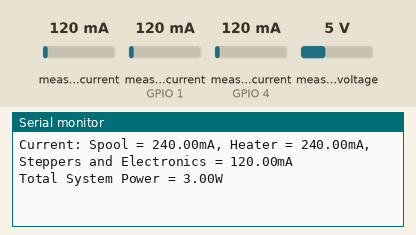
Bench run of a sketch on a simulated ESP32. On the bench: the last lines printed to the serial monitor. The test bench sets the inputs (shaded band); at power-on: measured current 120 mA, measured current (sensors on GPIO 1, GPIO 4) 120 mA, measured voltage 5 V.

Above: at 3.2 s.
3.3 s: measured current (sensor 0) set to 40 mA
At 4.6 s:
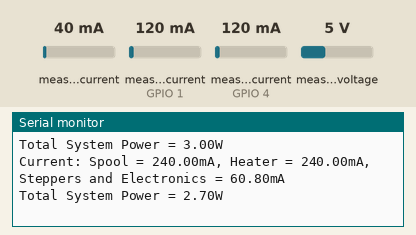
4.8 s: measured current (sensor on GPIO 1) set to 40 mA
At 5.8 s:
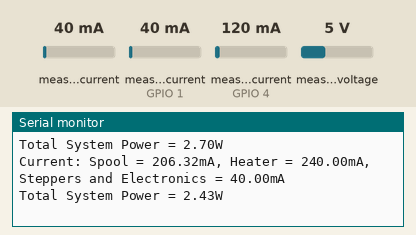
6.3 s: measured current (sensor on GPIO 4) set to 40 mA
At 7.6 s:
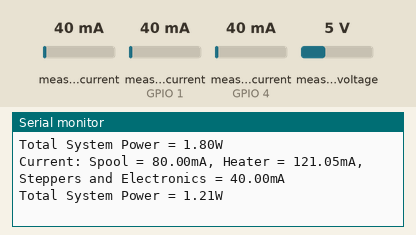
7.8 s: measured voltage set to 0.3 V
At 8.8 s:
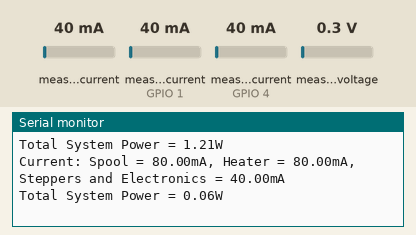
9.3 s: measured current (sensor 0) set to 500 mA
At 10.6 s:
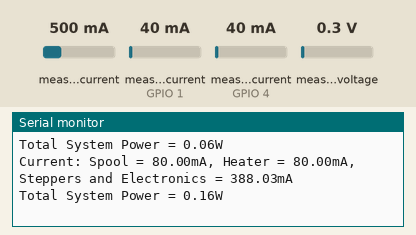
10.8 s: measured current (sensor on GPIO 4) set to 500 mA
At 11.7 s:
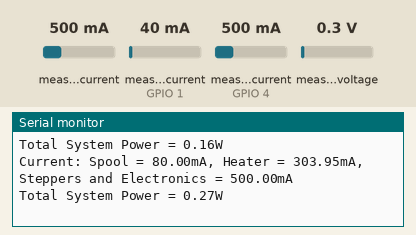
Timing chart, 0 to 13.3 s (numbered marks = the images above; inputs shaded):
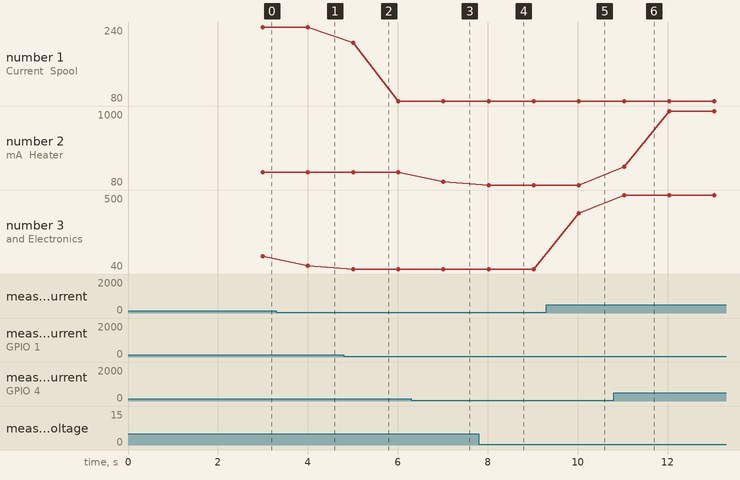

The sketch:

ESP_PwrCom.ino
```cpp
/* Program for using INA219 current sensors for FrED - broadcasting over Serial
 * Broadcasts each sensor current data (mA) and total system power (W)
 * Uses the Adafuit Huzzah ESP32 Microcontroller
 * Started 7/2/20 J. Cuiffi
 */
#include <Adafruit_INA219.h>

// INA219 I2C definitions, takes ~2.2msec each to sample
Adafruit_INA219 ina219_1(0x41);        // spool (R050)
Adafruit_INA219 ina219_2(0x44);        // heater (R050)
Adafruit_INA219 ina219_3(0x40);        // steppers and electronics (R100)

// variables
int cur1_num = 0;                      // number of current readings
float cur1_tot = 0.0;                  // accumulating total current
float cur1_ave = 0.0;                  // current average over interval
int cur2_num = 0;                      // number of current readings
float cur2_tot = 0.0;                  // accumulating total current
float cur2_ave = 0.0;                  // current average over interval
int cur3_num = 0;                      // number of current readings
float cur3_tot = 0.0;                  // accumulating total current
float cur3_ave = 0.0;                  // current average over interval
int pwr_num = 0;                       // number of pwr readings
float pwr_tot = 0.0;                   // accumulating total power
float pwr_ave = 0.0;                   // power average over interval
unsigned long cur_interval = 1000000;   // current publish interval, usec
unsigned long cur_timestamp = 0;       // current publish timestamp, usec
unsigned long cur_last_timestamp = 0;  // current last timestamt, usec
unsigned long pwr_interval = 1000000;  // pwr publish interval, usec
unsigned long pwr_timestamp = 0;       // pwr publish timestamp, usec

void setup() {
  // Start serial monitor
  Serial.begin(9600);
  delay(2000);

  // Attach INA219s I2C
  if (!ina219_1.begin()){
    Serial.println("Sensor 1 connection fail.");
  }
  if (!ina219_2.begin()){
    Serial.println("Sensor 2 connection fail.");
  }
  if (!ina219_3.begin()){
    Serial.println("Sensor 3 connection fail.");
  }

  // reset timestamps
  cur_timestamp = micros();
  cur_last_timestamp = micros();
  pwr_timestamp = micros();
}

void loop() {

  // read currents, average if at interval and add to accumulating pwr
  cur1_tot += ina219_1.getCurrent_mA();
  cur1_num++;
  cur2_tot += ina219_2.getCurrent_mA();
  cur2_num++;
  cur3_tot += ina219_3.getCurrent_mA();
  cur3_num++;

  if (micros() >= (cur_timestamp + cur_interval)) {
    cur_last_timestamp = cur_timestamp;
    cur_timestamp = micros();
    cur1_ave = (cur1_tot * 2.0) / float(cur1_num);
    cur1_tot = 0.0;
    cur1_num = 0;
    cur2_ave = (cur2_tot * 2.0) / float(cur2_num);
    cur2_tot = 0.0;
    cur2_num = 0;
    cur3_ave = cur3_tot / float(cur3_num);
    cur3_tot = 0.0;
    cur3_num = 0;
    // accumulate power
    pwr_tot += (cur1_ave + cur2_ave + cur3_ave) * ina219_1.getBusVoltage_V() / 1000.0;
    pwr_num++;
    // send data
    Serial.print("Current: Spool = ");
    Serial.print(cur1_ave);
    Serial.print("mA, Heater = ");
    Serial.print(cur2_ave);
    Serial.print("mA, Steppers and Electronics = ");
    Serial.print(cur3_ave);
    Serial.println("mA");
  }
  if (micros() >= (pwr_timestamp + pwr_interval)) {
    pwr_timestamp = micros();
    // send data
    Serial.print("Total System Power = ");
    Serial.print(pwr_tot / float(pwr_num));
    Serial.println("W");
    // rest pwr
    pwr_tot = 0.0;
    pwr_num = 0;
  }

  // end of main loop
}
```

Measured:
- after the input at 3.3 s, the serial monitor: prints a new line after 0.70 s (image 1)
- after the input at 4.8 s, the serial monitor: prints a new line after 0.21 s (image 2)
- after the input at 6.3 s, the serial monitor: prints a new line after 0.72 s (image 3)
- after the input at 7.8 s, the serial monitor: prints a new line after 0.24 s (image 4)
- after the input at 9.3 s, the serial monitor: prints a new line after 0.73 s (image 5)
- after the input at 10.8 s, the serial monitor: prints a new line after 0.23 s (image 6)
- plotted number 1: 240 → 80 after the input at 4.8 s
- plotted number 2: 240 → 121.05 after the input at 6.3 s, 80 → 1000 after the input at 10.8 s
